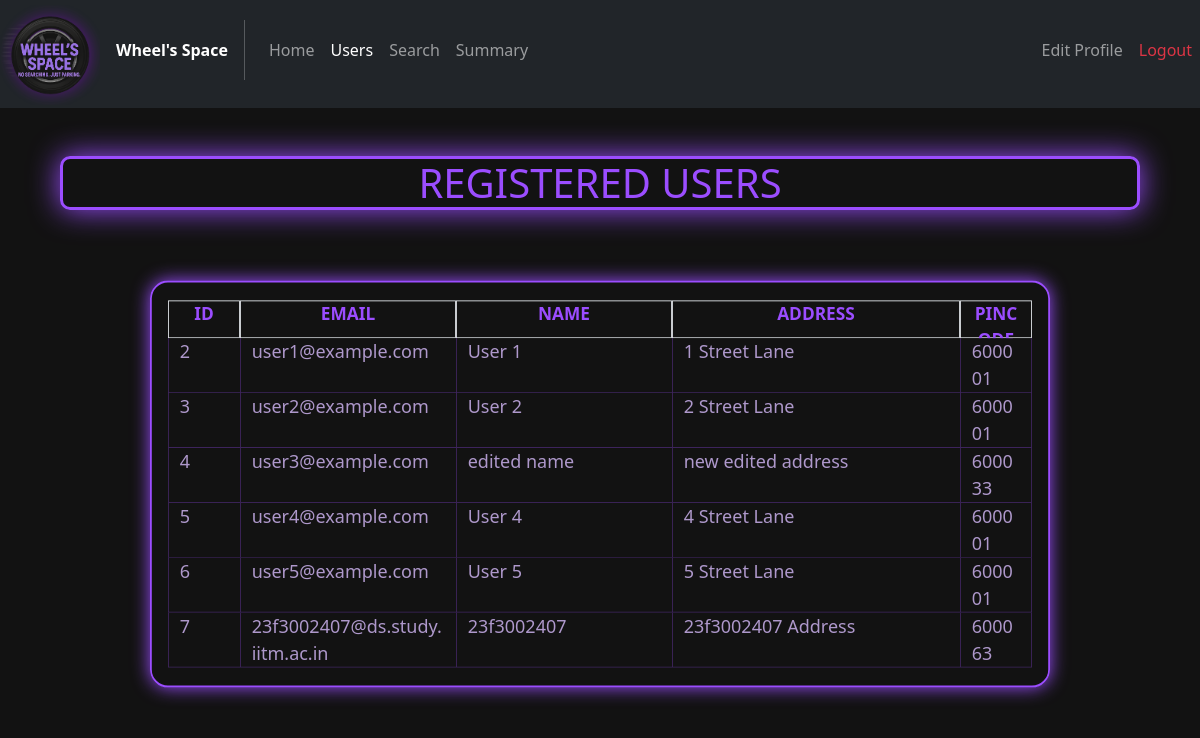
The app's page /adminusers, older data.
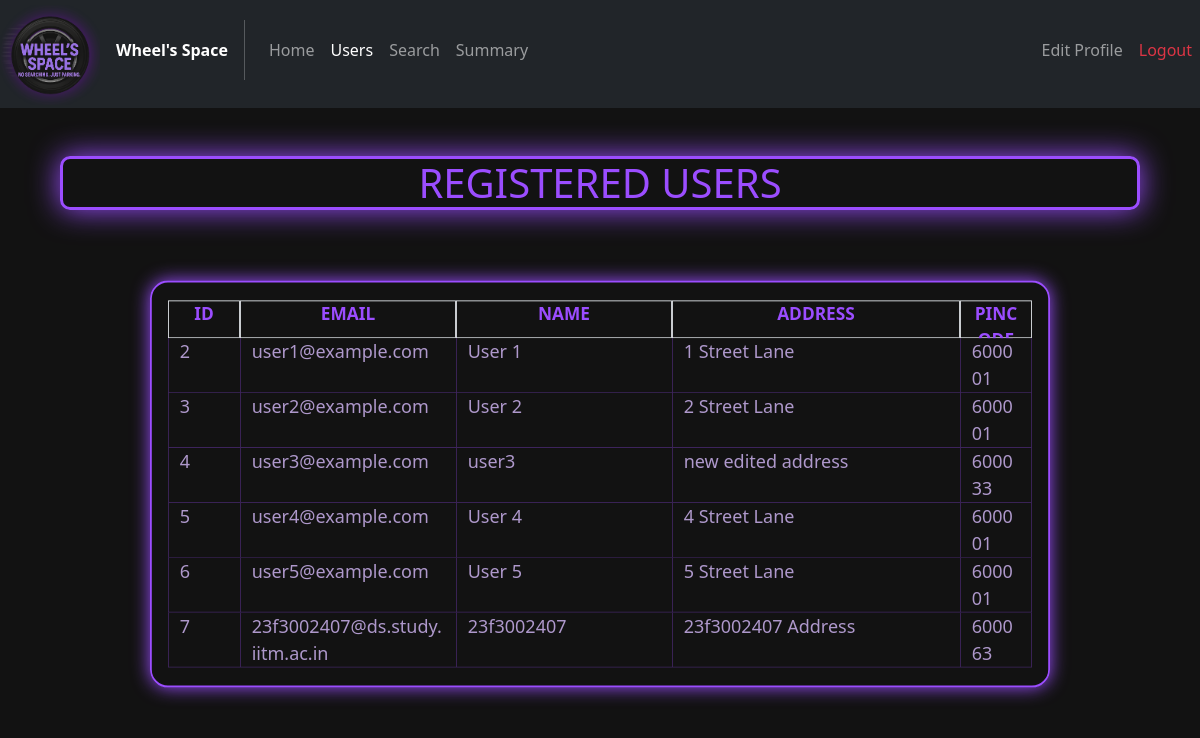
The same page, newer data.
### models/Users.py (models this page shows)
class Users(db.Model):
    __tablename__ = "Users"
    user_id = db.Column(db.Integer, primary_key = True)
    email   = db.Column(db.String(64), unique = True, nullable=False)
    passw   = db.Column(db.String(32), nullable = False)
    name    = db.Column(db.String(64), nullable = False)
    address = db.Column(db.Text, nullable = False)
    pincode = db.Column(db.Integer,nullable = False)
    reserved = db.relationship("Reservations",back_populates = "user")

### controllers/admin_routes.py (the view)
@admin_routes.route("/adminusers")
def adminusers():
    users = Users.query.all()
    return render_template("admin_users.html", all_users = users[1:])

### templates/admin_users.html (shortened to what this page needs)
<!DOCTYPE html>
<html lang="en">
<head>
    <link href="https://cdn.jsdelivr.net/npm/bootstrap@5.2.3/dist/css/bootstrap.min.css" rel="stylesheet">
    <link rel="stylesheet" href="../static/css/General_style.css">
    <link rel="stylesheet" href="../static/css/Admin_style.css">
</head>
<body>
    <nav class="navbar navbar-expand-lg navbar-dark bg-dark my-nav-bar">
        <div class="navbar-brand logo">
            <img src = {{ url_for('static', filename='images/logo.png')}} alt="WHEEL'S SPACE LOGO" id="logo" class="img-fluid mb-5">
        </div>
        <span class="fw-bold text-white">Wheel's Space</span>
        <div class="collapse navbar-collapse" id = "navbarelements">
            <ul class="navbar-nav me-auto">
                <li class="nav-item">
                    <a href="{{url_for("admin_routes.adminhome")}}" class="nav-link my-nav-link">Home</a>
                </li>
                <li class="nav-item">
                    <a href="#" class="nav-link my-nav-link active">Users</a>
                </li>
                <li class="nav-item">
                    <a href="{{url_for("admin_routes.adminsearch")}}" class="nav-link my-nav-link">Search</a>
                </li>
                <li class="nav-item">
                    <a href="{{url_for("admin_routes.adminsummary")}}" class="nav-link my-nav-link">Summary</a>
                </li>
            </ul>
            <ul class="navbar-nav">
                <li class="nav-item">
                    <a href="{{url_for("admin_routes.adminedit")}}" class="nav-link my-nav-link">Edit Profile</a>
                </li>
                <li class="nav-item">
                    <a href="{{url_for('auth_rbac.logout')}}" class="nav-link my-nav-link text-danger">Logout</a>
                </li>
            </ul>
        </div>
    </nav>
    <div class="container-fluid admin-page-box">
        <h1 class="text-center mx-5 my-5 my-title">REGISTERED USERS</h1>
        <div class="container-fluid border user-box">
            <div class="row">
                <div class="col-1 text-break border user-details admin-text" style="height: 2.2em !important; font-weight: bold; font-size: larger;">ID</div>
                <div class="col-3 text-break border user-details admin-text" style="height: 2.2em !important; font-weight: bold; font-size: larger;">EMAIL</div>
                <div class="col-3 text-break border user-details admin-text" style="height: 2.2em !important; font-weight: bold; font-size: larger;">NAME</div>
                <div class="col-4 text-break border user-details admin-text" style="height: 2.2em !important; font-weight: bold; font-size: larger;">ADDRESS</div>
                <div class="col-1 text-break border user-details admin-text" style="height: 2.2em !important; font-weight: bold; font-size: larger;">PINCODE</div>
            </div>
            {% for user in all_users %}
            <div class="row">
                <div class="col-1 text-break user-details border-bottom border-start fs-5" style="border-color: #9b4dff50 !important;">{{user.user_id}}</div>
                <div class="col-3 text-break user-details border-bottom border-start fs-5" style="border-color: #9b4dff50 !important;">{{user.email}}</div>
                <div class="col-3 text-break user-details border-bottom border-start fs-5" style="border-color: #9b4dff50 !important;">{{user.name}}</div>
                <div class="col-4 text-break user-details border-bottom border-start fs-5" style="border-color: #9b4dff50 !important;">{{user.address}}</div>
                <div class="col-1 text-break user-details border-bottom border-start border-end fs-5" style="border-color: #9b4dff50 !important;">{{user.pincode}}</div>
            </div>
            {% endfor %}
        </div>
    </div>
</body>
</html>

Row changes from the older to the newer data that the page shows:
changed Users "user3@example.com": name "edited name" → "user3"
